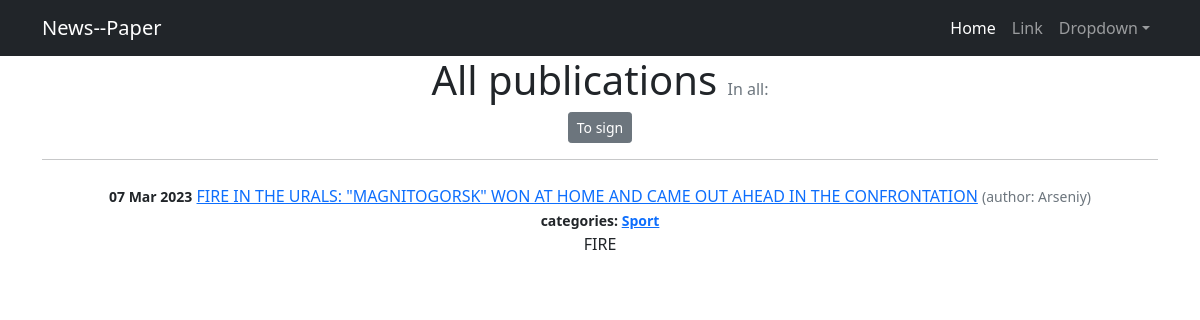
The app's page /news/categories/1, older data.
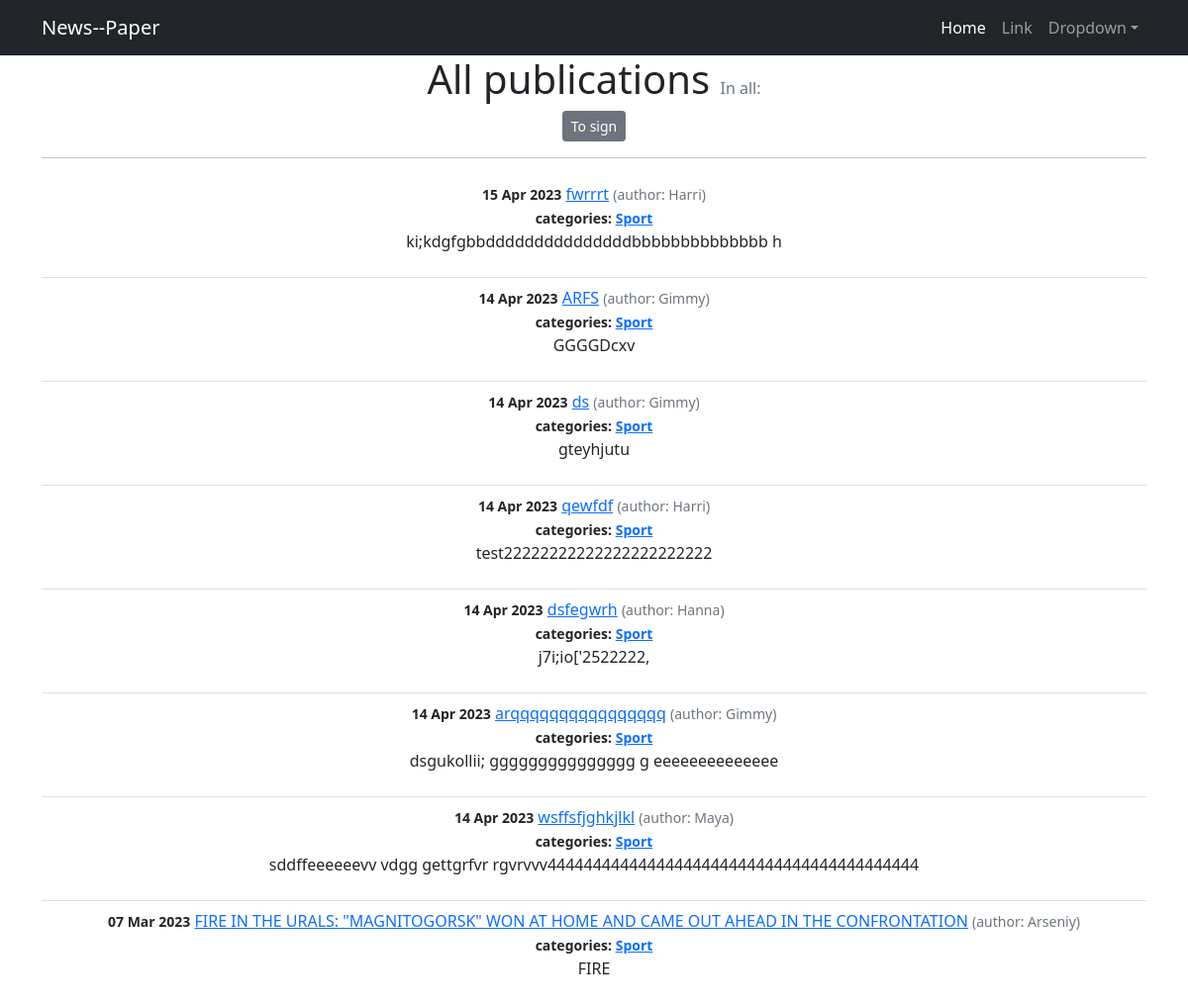
The same page, newer data.
### news/models.py (models this page shows, shortened)
class Post(models.Model):
    objects = None
    author = models.ForeignKey(Author, on_delete=models.CASCADE)
    typContent = [('Article', 'Article'), ('News', 'News')]
    newsArticle = models.CharField(choices=typContent, max_length=7, default='News')
    dateTime = models.DateTimeField(auto_now_add=True)
    category = models.ManyToManyField(Category, through='PostCategory')
    title = models.CharField(max_length=255)
    text = models.TextField()
    rating = models.SmallIntegerField(default=0)

class Author(models.Model):
    user = models.OneToOneField(User, on_delete=models.CASCADE)
    authorRating = models.SmallIntegerField(default=0)
    def __str__(self):
        return f'{self.user}'

class Category(models.Model):
    category_name = models.CharField(max_length=128, unique=True)
    subscribers = models.ManyToManyField(User, related_name='categories')
    def __str__(self):
        return f'{self.category_name}'

### news/views.py (the view)
# urls.py: path('categories/<int:pk>', CategoryListView.as_view(), name='category_list'),
class CategoryListView(ListView):
    model = Post
    template_name = 'category_list.html'
    context_object_name = 'category_news_list'
    def get_queryset(self):
        self.category = get_object_or_404(Category, id=self.kwargs['pk'])
        queryset = Post.objects.filter(category=self.category).order_by('-dateTime')
        return queryset
    def get_context_data(self, **kwargs):
        context = super().get_context_data(**kwargs)
        context['is_not_subscriber'] = self.request.user not in self.category.subscribers.all()
        context['category'] = self.category
        return context

### templates/category_list.html (shortened to what this page needs)
<!DOCTYPE html>
{% extends 'default.html' %}
{% load custom_filters %}
{% block content %}
<h1 class="text-center">All publications <span class="text-muted fs-6 fw-normal">In all: {{ page_obj.paginator.count }}</span></h1>
    {% if is_not_subscriber %}
        <p class="text-center"><a href="{% url 'subscribe' category.id %}" class="btn btn-secondary btn-sm">To sign</a></p>
    {% endif %}
<hr>
<ul class = "list-group list-group-flush">
    {% for post in category_news_list %}
        <li class = "list-group-item">
            <small class = "fw-bold">{{ post.dateTime | date:'d M Y' }}</small>
            <a href="{% url 'post_detail' post.id %}">{{ post.title }}</a>
            <small class = "text-muted">(author: {{ post.author }})</small><br>
            <small class = "fw-bold">categories:
                {% for category in post.category.all %}
                <a href="{% url 'category_list' category.id %}">{{ category }}</a>
                {% endfor %}
            </small>
            <p>{{ post.text | truncatechars:210 }}</p>
        </li>
    {% endfor %}
</ul>
{% endblock content %}

### templates/default.html (shortened to what this page needs)
<!DOCTYPE html>
<html lang="en">
    <head>
        {% load static %}
        <link href="{% static 'css/styles.css' %}" rel="stylesheet" />
    </head>
    <body>
        <nav class="navbar navbar-expand-lg navbar-dark bg-dark">
            <div class="container">
                <a class="navbar-brand" href="#">News--Paper</a>
                <div class="collapse navbar-collapse" id="navbarSupportedContent">
                    <ul class="navbar-nav ms-auto mb-2 mb-lg-0">
                        <li class="nav-item"><a class="nav-link active" aria-current="page" href="#">Home</a></li>
                        <li class="nav-item"><a class="nav-link" href="#">Link</a></li>
                        <li class="nav-item dropdown">
                            <a class="nav-link dropdown-toggle" id="navbarDropdown" href="#" role="button" data-bs-toggle="dropdown" aria-expanded="false">Dropdown</a>
                        </li>
                    </ul>
                </div>
            </div>
        </nav>
    <div class="container">
        <div class="row">
            <div class="col-lg-12 text-center">
                {% block content %}{% endblock content %}
            </div>
        </div>
    </div>
    </body>
</html>

Row changes from the older to the newer data that the page shows:
added Post: dateTime "15 Apr 2023", title "fwrrrt", author "Harri", text "ki;kdgfgbbdddddddddddddddbbbbbbbbbbbbbb h", Category (category_name "Sport")
added Post: dateTime "14 Apr 2023", title "ARFS", author "Gimmy", text "GGGGDcxv", Category (category_name "Sport")
added Post: dateTime "14 Apr 2023", title "ds", author "Gimmy", text "gteyhjutu", Category (category_name "Sport")
added Post: dateTime "14 Apr 2023", title "qewfdf", author "Harri", text "test22222222222222222222222", Category (category_name "Sport")
added Post: dateTime "14 Apr 2023", title "dsfegwrh", author "Hanna", text "j7i;io['2522222,", Category (category_name "Sport")
added Post: dateTime "14 Apr 2023", title "arqqqqqqqqqqqqqqqq", author "Gimmy", text "dsgukollii; ggggggggggggggg g eeeeeeeeeeeeee", Category (category_name "Sport")
added Post: dateTime "14 Apr 2023", title "wsffsfjghkjlkl", author "Maya", text "sddffeeeeeevv vdgg gettgrfvr rgvrvvv44444444444444444444444444444444444444444", Category (category_name "Sport")
